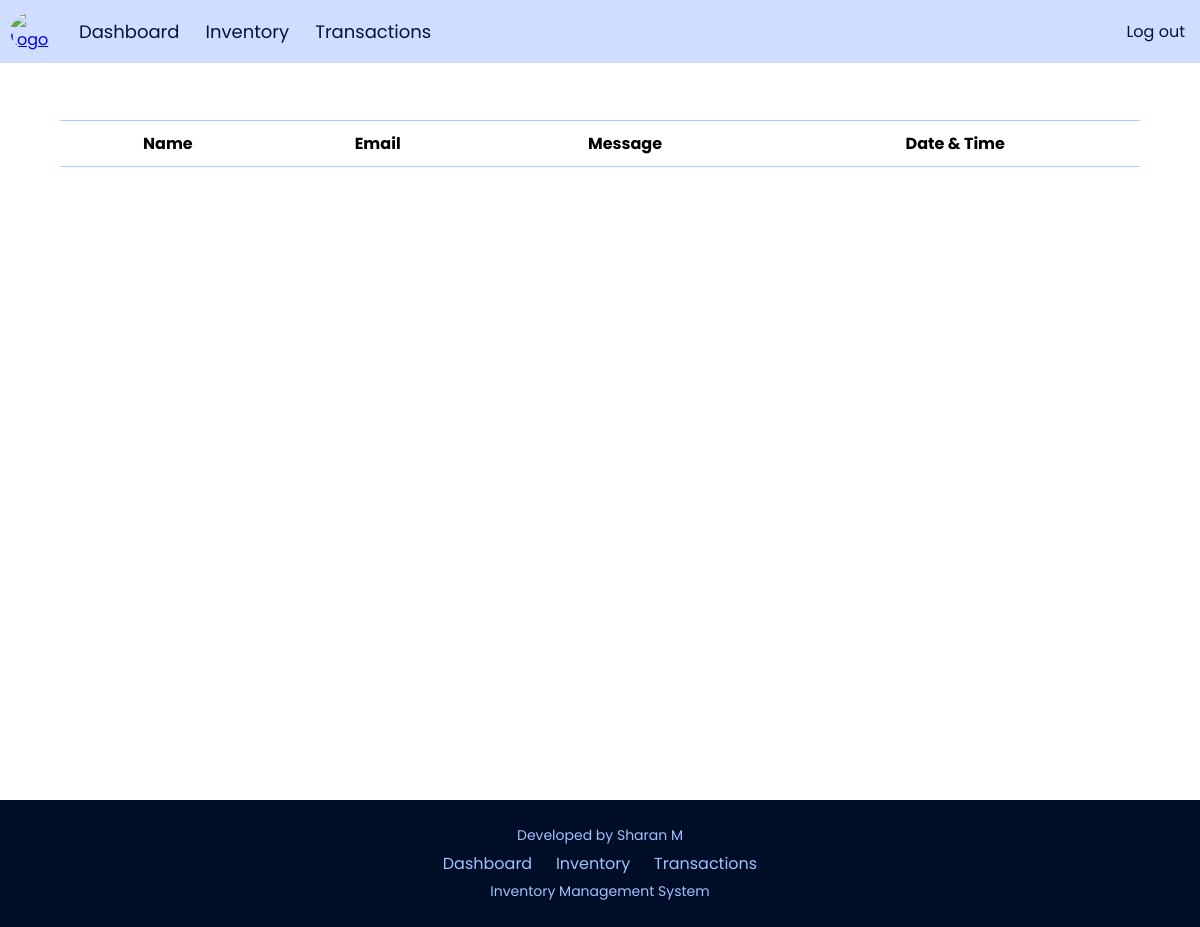
Before: /feedbacks/ with the older database file.
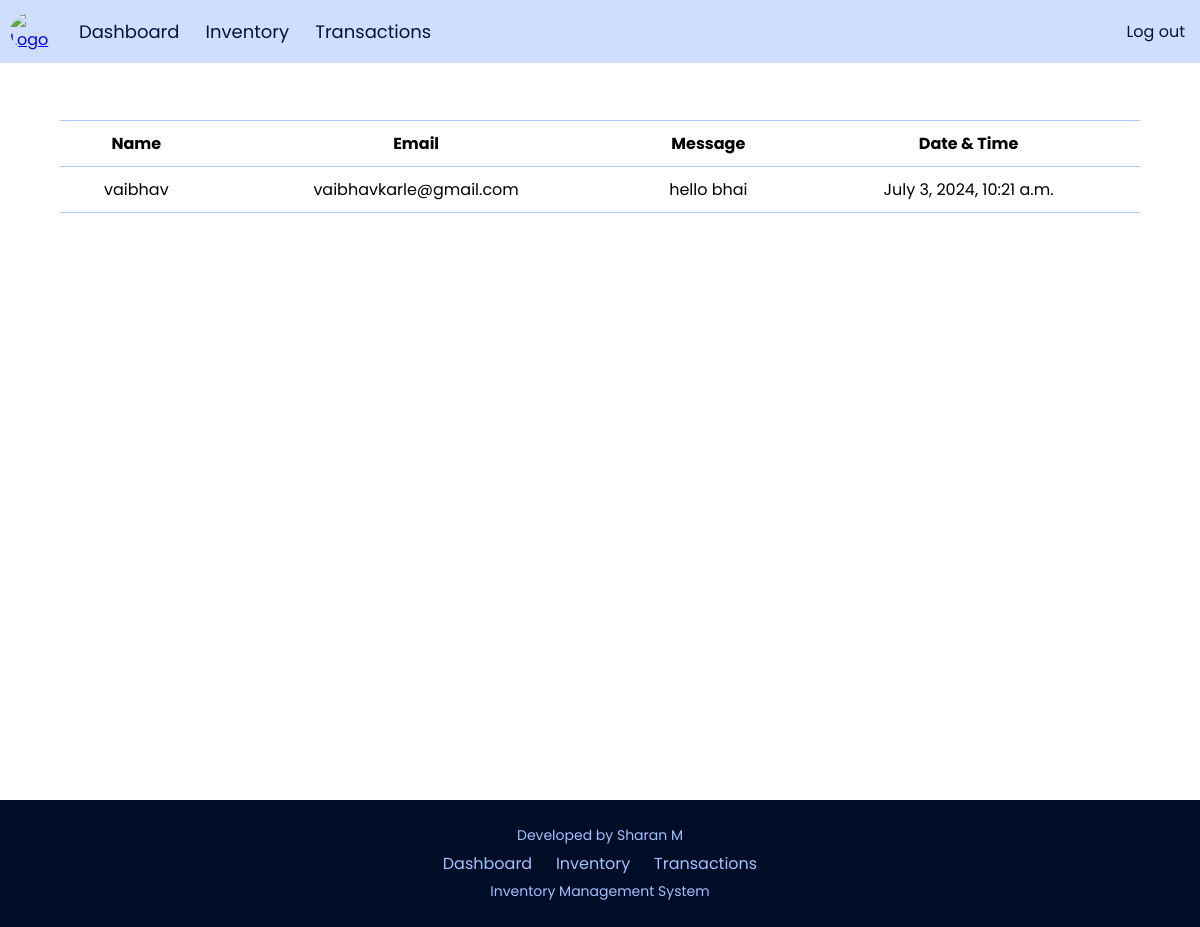
After: the same page with the newer database file.
### Feedbacks/models.py (models this page shows, shortened)
class Feedback(models.Model):
    name = models.CharField(max_length=100)
    email = models.EmailField()
    message = models.TextField()
    created_at = models.DateTimeField(auto_now_add=True)

### Feedbacks/views.py (the view)
# urls.py: path('feedbacks/', submit_feedback),
def submit_feedback(request):
    feedbacks = Feedback.objects.all()
    is_superuser = request.user.is_superuser
    return render(request, 'feedbacks.html', {
        'feedbacks': feedbacks,
        'is_superuser':is_superuser,
    })

### Feedbacks/templates/feedbacks.html (shortened to what this page needs)
{% load static %}
{% load tz %}
<!DOCTYPE html>
<html lang="en">
<head>
    <link rel="stylesheet" href="{% static 'feedbacks.css' %}" type="text/css">
</head>
<body>
    <header class="header">
        <nav class="navig h-nav-resp">
            <a href="/dashboard"><img src="{% static 'Images/logo.png' %}" alt="Logo" class="logo"></a>
            <div class="navs">
                <ul class="navul v-class-resp">
                    <li class="navc"><a href="/dashboard">Dashboard</a></li>
                    <li class="navc"><a href="/inventory">Inventory</a></li>
                    <li class="navc"><a href="/transactions">Transactions</a></li>
                </ul>
                <div class="logout navig" onclick="logout()">Log out</div>
            </div>
        </nav>
    </header>
    <section class="main-content">
        <div class="table">
            <table class="productTable">
                <tr>
                    <th class="tableHead">Name</th>
                    <th class="tableHead">Email</th>
                    <th class="tableHead">Message</th>
                    <th class="tableHead">Date & Time</th>
                </tr>
                {% for feedback in feedbacks %}
                <tr>
                    <td class="tableData">{{ feedback.name }}</td>
                    <td class="tableData">{{ feedback.email }}</td>
                    <td class="tableData">{{ feedback.message }}</td>
                    <td class="tableData">{{ feedback.created_at }}</td>
                </tr>
                {% endfor %}
            </table>
        </div>
    </section>
    <footer>
        <div class="footer-content">
            <p>Developed by Sharan M</p>
            <nav>
                <ul>
                    <li><a href="/dashboard">Dashboard</a></li>
                    <li><a href="/inventory">Inventory</a></li>
                    <li><a href="/transactions">Transactions</a></li>
                </ul>
            </nav>
            <p>Inventory Management System</p>
        </div>
    </footer>
</body>
</html>

### Feedbacks/static/feedbacks.css (style rules this page uses)
* { margin: 0; padding: 0; box-sizing: border-box; font-family: 'poppins', 'worksans'; }
html { scroll-behavior: smooth; }
.header { background-color: #cfdeff; backdrop-filter: blur(5px); padding: 5px; width: 100%; position: fixed; }
.logo { padding: 5px; height: 60px; width: 60px; border-radius: 50%; }
.navig { display: flex; align-items: center; }
.navul { display: flex; }
.navc { list-style: none; padding: 8px; margin: 5px; }
.navc a { text-decoration: none; color: #00143c; font-size: 18px; font-family: 'poppins', sans-serif; }
.navs { width: 100%; display: flex; align-items: center; justify-content: space-between; }
.logout { text-decoration: none; color: #00143c; display: block; margin: 10px; }
.main-content { min-height: 100vh; padding-top: 100px; }
.table { display: flex; flex-direction: column; align-items: center; overflow-x: hidden; }
.productTable { border-collapse: collapse; width: 90%; margin: 20px; padding: 8px; }
.tableHead, tr, td { border-top: 1px solid #afc8ff; border-bottom: 1px solid #afc8ff; text-align: center; padding: 10px; }
footer { background-color: #000d26; color: #a2c1ff; padding: 20px 0; text-align: center; font-size: 14px; }
.footer-content { display: flex; justify-content: center; align-items: center; flex-direction: column; }
.footer-content nav ul { list-style-type: none; margin: 0; padding: 0; }
.footer-content nav ul li { display: inline; margin: 0 10px; }
.footer-content nav ul li a { text-decoration: none; color: #a2c1ff; font-size: 16px; }
.footer-content p { margin: 5px 0; }

Changed rows visible on the page:
added Feedback: name "vaibhav", email "vaibhavkarle@gmail.com", message "hello bhai", created_at "July 3, 2024, 10:21 a.m."
